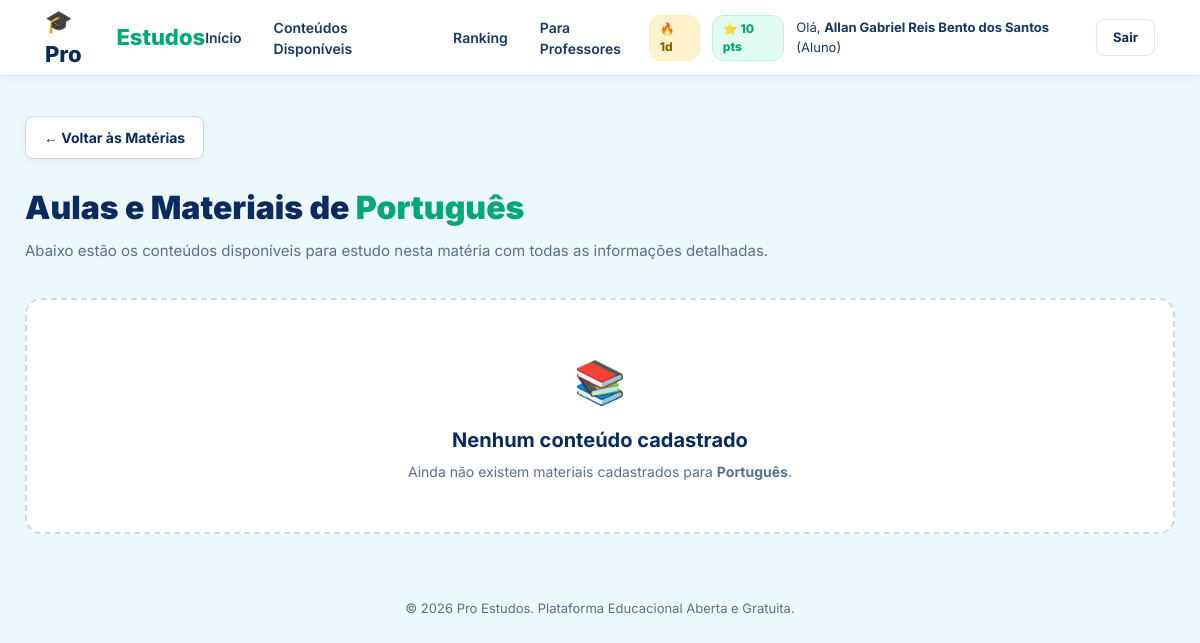
Page /materia/portugues (signed in) on the committed database.
### app.py (models this page shows)
class Aluno(db.Model):
    __tablename__ = 'aluno'
    id_aluno = db.Column(db.Integer, primary_key=True, autoincrement=True)
    nome = db.Column(db.String(100), nullable=False)
    nivel_diagnostico = db.Column(db.String(50), default='Não realizado')
    data_ultimo_acesso = db.Column(db.DateTime, default=datetime.utcnow)
    pontos = db.Column(db.Integer, default=10)
    sequencia_dias = db.Column(db.Integer, default=1)

class Usuario(db.Model):
    __tablename__ = 'usuario'
    id_usuario = db.Column(db.Integer, primary_key=True, autoincrement=True)
    email = db.Column(db.String(150), unique=True, nullable=False)
    senha = db.Column(db.String(255), nullable=False)
    perfil = db.Column(db.String(30), nullable=False)
    status = db.Column(db.String(20), nullable=False, default='Ativo')
    id_aluno = db.Column(db.Integer, db.ForeignKey('aluno.id_aluno'), nullable=True)
    id_professor = db.Column(db.Integer, db.ForeignKey('professor.id_professor'), nullable=True)
    aluno = db.relationship('Aluno', backref='usuario', uselist=False)
    professor = db.relationship('Professor', backref='usuario', uselist=False)

### app.py (the view)
@app.route('/materia/<slug>')
def ver_materia(slug):
    nome_materia = MATERIAS.get(slug)
    if not nome_materia:
        return redirect(url_for('index'))
    conteudos_materia = Conteudo.query.filter(Conteudo.materia.ilike(nome_materia)).all()
    usuario_logado, professores, mensagens_lista, ranking = obter_contexto_usuario()
    return render_template('materia.html', materia_nome=nome_materia, conteudos=conteudos_materia, usuario=usuario_logado, professores=professores, mensagens=mensagens_lista)

### templates/materia.html (shortened to what this page needs)
{% extends 'base.html' %}
{% block content %}
<div class="materia-container">
    <a href="{{ url_for('index') }}#materias" class="btn-voltar">
        ← Voltar às Matérias
    </a>
    <div class="materia-header">
        <h1>Aulas e Materiais de <span>{{ materia_nome }}</span></h1>
        <p>Abaixo estão os conteúdos disponíveis para estudo nesta matéria com todas as informações detalhadas.</p>
    </div>
    <div class="conteudos-grid">
        {% if conteudos %}
            {% for c in conteudos %}
                <div class="card-conteudo">
                    <div class="card-conteudo-body">
                        <div class="card-top-info">
                            <span class="badge-tipo">{{ c.tipo_conteudo }}</span>
                            {% if c.data_publicacao %}
                                <span class="data-pub">📅 {{ c.data_publicacao.strftime('%d/%m/%Y') }}</span>
                            {% endif %}
                        </div>
                        <h3>{{ c.titulo }}</h3>
                        <div class="card-meta">
                            <p class="tema"><strong>📌 Tema:</strong> {{ c.tema }}</p>
                            {% if c.professor %}
                                <p class="prof"><strong>👨‍🏫 Publicado por:</strong> {{ c.professor.nome }}</p>
                            {% endif %}
                        </div>
                        {% if c.descricao %}
                            <p class="descricao">{{ c.descricao }}</p>
                        {% endif %}
                        {% if c.link %}
                            <div class="url-box">
                                <span class="url-label">🔗 Link de Destino:</span>
                                <a href="{{ c.link }}" target="_blank" class="url-link" title="{{ c.link }}">{{ c.link }}</a>
                            </div>
                        {% endif %}
                    </div>
                    {% if c.link %}
                        <a href="{{ c.link }}" target="_blank" class="btn btn-primary btn-sm btn-acessar">
                            Acessar Material 🚀
                        </a>
                    {% else %}
                        <span class="btn btn-accent btn-sm disabled-btn">Sem link anexado</span>
                    {% endif %}
                </div>
            {% endfor %}
        {% else %}
            <div class="empty-state">
                <div class="empty-icon">📚</div>
                <h3>Nenhum conteúdo cadastrado</h3>
                <p>Ainda não existem materiais cadastrados para <strong>{{ materia_nome }}</strong>.</p>
            </div>
        {% endif %}
    </div>
</div>
{% endblock %}

### templates/base.html (shortened to what this page needs)
<!DOCTYPE html>
<html lang="pt-BR">
<head>
    <link rel="stylesheet" href="{{ url_for('static', filename='css/styles.css') }}">
</head>
<body>
    <header class="topbar">
        <a href="{{ url_for('index') }}" class="logo">
            🎓 Pro<span>Estudos</span>
        </a>
        <nav class="nav-links">
            <a href="{{ url_for('index') }}">Início</a>
            <a href="{{ url_for('conteudos') }}">Conteúdos Disponíveis</a>
            <a href="{{ url_for('ver_ranking') }}">Ranking</a>
            <a href="{{ url_for('para_professores') }}">Para Professores</a>
        </nav>
        <div class="nav-actions">
            {% if usuario %}
                <div class="user-badge">
                    {% if usuario.perfil == 'aluno' and usuario.aluno %}
                        <span class="badge-streak" title="Sequência de Acessos Diários">🔥 {{ usuario.aluno.sequencia_dias or 1 }}d</span>
                        <span class="badge-points" title="Pontuação Geral">⭐ {{ usuario.aluno.pontos or 0 }} pts</span>
                    {% endif %}
                    <span>Olá, <strong>{% if usuario.aluno %}{{ usuario.aluno.nome }}{% else %}{{ usuario.email.split('@')[0] }}{% endif %}</strong> ({{ usuario.perfil|capitalize }})</span>
                    <a href="{{ url_for('logout') }}" class="btn btn-accent btn-sm">Sair</a>
                </div>
            {% else %}
                <button type="button" class="btn btn-primary btn-sm" onclick="openAuthModal('login')">Acessar Plataforma</button>
            {% endif %}
        </div>
    </header>
    <main class="main-content">
        {% block content %}{% endblock %}
    </main>
    <footer style="text-align: center; padding: 25px 20px; color: #59708e; font-size: 13px;">
        <p>&copy; 2026 Pro Estudos. Plataforma Educacional Aberta e Gratuita.</p>
    </footer>
</body>
</html>

### static/css/styles.css (style rules this page uses)
:root { --primary-navy: #0a2b62; --secondary-navy: #183765; --accent-green: #00a875; --green-gradient: linear-gradient(100deg, #08b96e, #009968); --navy-gradient: linear-gradient(100deg, #0a2b62, #183765); --bg-light: #edf8fc; --bg-card: #ffffff; --text-muted: #59708e; --border-color: #dbe6ef; }
* { box-sizing: border-box; margin: 0; padding: 0; }
html { scroll-behavior: smooth; }
body { font-family: 'Inter', Arial, sans-serif; color: var(--primary-navy); background: var(--bg-light); line-height: 1.5; }
.topbar { height: 76px; display: flex; align-items: center; justify-content: space-between; padding: 0 45px; background: #ffffff; border-bottom: 1px solid var(--border-color); box-shadow: 0 2px 10px rgba(10, 43, 98, 0.05); position: sticky; top: 0; z-index: 1000; }
.logo { display: flex; align-items: center; gap: 8px; font-size: 22px; font-weight: 800; color: var(--primary-navy); text-decoration: none; }
.logo span { color: var(--accent-green); }
.topbar .nav-links { display: flex; align-items: center; gap: 32px; }
.topbar .nav-links a { text-decoration: none; color: var(--secondary-navy); font-size: 14px; font-weight: 600; transition: color 0.2s ease; }
.nav-actions { display: flex; align-items: center; gap: 15px; }
.user-badge { display: flex; align-items: center; gap: 12px; font-size: 13px; color: var(--secondary-navy); }
.badge-streak { background: #fff3cd; color: #856404; border: 1px solid #ffeeba; padding: 4px 10px; border-radius: 12px; font-weight: 800; font-size: 12px; }
.badge-points { background: #e0fbf2; color: var(--accent-green); border: 1px solid #bcefdc; padding: 4px 10px; border-radius: 12px; font-weight: 800; font-size: 12px; }
.btn { border: 0; border-radius: 8px; font-weight: 700; padding: 12px 24px; display: inline-flex; align-items: center; justify-content: center; gap: 10px; cursor: pointer; transition: transform 0.2s, filter 0.2s; text-decoration: none; font-size: 14px; }
.btn-accent { background: white; color: var(--primary-navy); border: 1px solid var(--border-color); }
.btn-sm { padding: 8px 16px; font-size: 13px; border-radius: 8px; }
.materia-container { max-width: 1200px; margin: 0 auto; padding: 40px 25px; }
.btn-voltar { display: inline-flex; align-items: center; gap: 8px; background: #ffffff; color: var(--primary-navy); padding: 10px 18px; border-radius: 8px; border: 1px solid #ccd9e7; text-decoration: none; font-weight: 700; font-size: 14px; margin-bottom: 25px; box-shadow: 0 2px 8px rgba(10, 43, 98, 0.05); transition: all 0.2s ease; }
.materia-header { margin-bottom: 35px; }
.materia-header h1 { font-size: 32px; font-weight: 900; color: var(--primary-navy); margin-bottom: 8px; }
.materia-header h1 span { color: var(--accent-green); }
.materia-header p { color: var(--text-muted); font-size: 15px; }
.conteudos-grid { display: grid; grid-template-columns: repeat(auto-fill, minmax(320px, 1fr)); gap: 22px; }
.empty-state { grid-column: 1 / -1; background: #ffffff; padding: 50px 20px; text-align: center; border-radius: 16px; border: 2px dashed #ccd9e7; }
.empty-icon { font-size: 42px; margin-bottom: 12px; }
.empty-state h3 { font-size: 20px; color: var(--primary-navy); margin-bottom: 6px; }
.empty-state p { color: var(--text-muted); font-size: 14px; }

### templates/base.html (style rules this page uses)
.user-badge { display: flex; align-items: center; gap: 12px; font-size: 13px; color: #183765; }

### rows in the picture
Aluno: aluno "1", aluno "10", aluno.nome "Allan Gabriel Reis Bento dos Santos"
Usuario: perfil "Aluno"

### other values in the picture
{{ materia_nome }} "Português"
